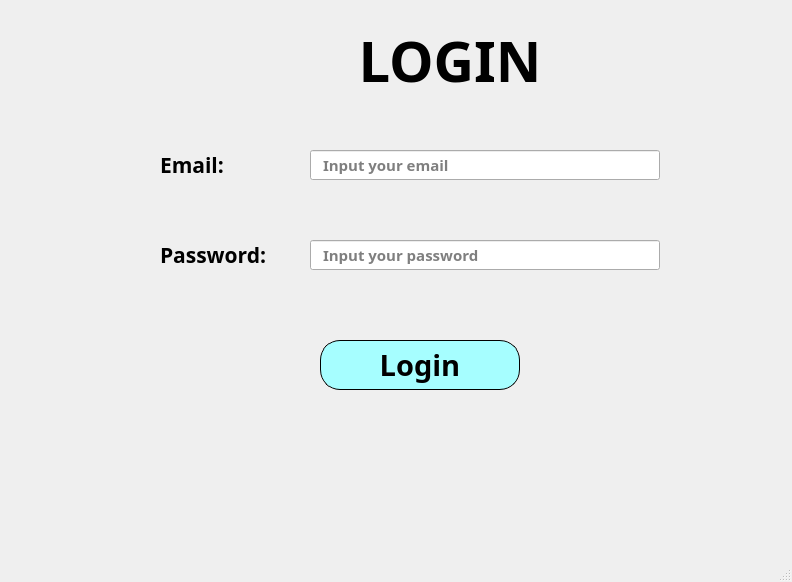
<?xml version="1.0" encoding="UTF-8"?>
<ui version="4.0">
 <class>MainWindow</class>
 <widget class="QMainWindow" name="MainWindow">
  <property name="geometry">
   <rect>
    <x>0</x>
    <y>0</y>
    <width>792</width>
    <height>582</height>
   </rect>
  </property>
  <property name="windowTitle">
   <string>MainWindow</string>
  </property>
  <widget class="QWidget" name="centralwidget">
   <widget class="QLabel" name="label">
    <property name="geometry">
     <rect>
      <x>300</x>
      <y>20</y>
      <width>300</width>
      <height>80</height>
     </rect>
    </property>
    <property name="font">
     <font>
      <family>Nunito Sans Normal ExtraBold</family>
      <pointsize>42</pointsize>
      <weight>75</weight>
      <bold>true</bold>
     </font>
    </property>
    <property name="text">
     <string>LOGIN</string>
    </property>
    <property name="alignment">
     <set>Qt::AlignCenter</set>
    </property>
   </widget>
   <widget class="QLabel" name="label_4">
    <property name="geometry">
     <rect>
      <x>160</x>
      <y>150</y>
      <width>150</width>
      <height>30</height>
     </rect>
    </property>
    <property name="font">
     <font>
      <family>Nunito Sans Normal</family>
      <pointsize>16</pointsize>
      <weight>75</weight>
      <bold>true</bold>
     </font>
    </property>
    <property name="text">
     <string>Email:</string>
    </property>
   </widget>
   <widget class="QLineEdit" name="lineEdit_email">
    <property name="geometry">
     <rect>
      <x>310</x>
      <y>150</y>
      <width>350</width>
      <height>30</height>
     </rect>
    </property>
    <property name="font">
     <font>
      <family>Nunito Sans Normal</family>
      <pointsize>11</pointsize>
      <weight>75</weight>
      <bold>true</bold>
     </font>
    </property>
    <property name="styleSheet">
     <string notr="true">/* cách lề trái */
padding-left: 10px;</string>
    </property>
    <property name="placeholderText">
     <string>Input your email</string>
    </property>
   </widget>
   <widget class="QPushButton" name="pushButton_login">
    <property name="geometry">
     <rect>
      <x>320</x>
      <y>340</y>
      <width>200</width>
      <height>50</height>
     </rect>
    </property>
    <property name="font">
     <font>
      <family>Nunito Sans Normal ExtraBold</family>
      <pointsize>22</pointsize>
      <weight>75</weight>
      <bold>true</bold>
     </font>
    </property>
    <property name="styleSheet">
     <string notr="true">/* Độ cong của viền */
border-radius: 20px;
/* Viền: kích thước - Kiểu - Màu */
border: 1px solid black;
/* Màu nền */
background: rgb(166, 254, 255);
/* Màu chữ */
color: black;</string>
    </property>
    <property name="text">
     <string>Login</string>
    </property>
   </widget>
   <widget class="QLineEdit" name="lineEdit_password">
    <property name="geometry">
     <rect>
      <x>310</x>
      <y>240</y>
      <width>350</width>
      <height>30</height>
     </rect>
    </property>
    <property name="font">
     <font>
      <family>Nunito Sans Normal</family>
      <pointsize>11</pointsize>
      <weight>75</weight>
      <bold>true</bold>
     </font>
    </property>
    <property name="styleSheet">
     <string notr="true">/* cách lề trái */
padding-left: 10px;</string>
    </property>
    <property name="echoMode">
     <enum>QLineEdit::Password</enum>
    </property>
    <property name="placeholderText">
     <string>Input your password</string>
    </property>
   </widget>
   <widget class="QLabel" name="label_5">
    <property name="geometry">
     <rect>
      <x>160</x>
      <y>240</y>
      <width>150</width>
      <height>30</height>
     </rect>
    </property>
    <property name="font">
     <font>
      <family>Nunito Sans Normal</family>
      <pointsize>16</pointsize>
      <weight>75</weight>
      <bold>true</bold>
     </font>
    </property>
    <property name="text">
     <string>Password:</string>
    </property>
   </widget>
  </widget>
  <widget class="QMenuBar" name="menubar">
   <property name="geometry">
    <rect>
     <x>0</x>
     <y>0</y>
     <width>792</width>
     <height>26</height>
    </rect>
   </property>
  </widget>
  <widget class="QStatusBar" name="statusbar"/>
 </widget>
 <resources/>
 <connections/>
</ui>
